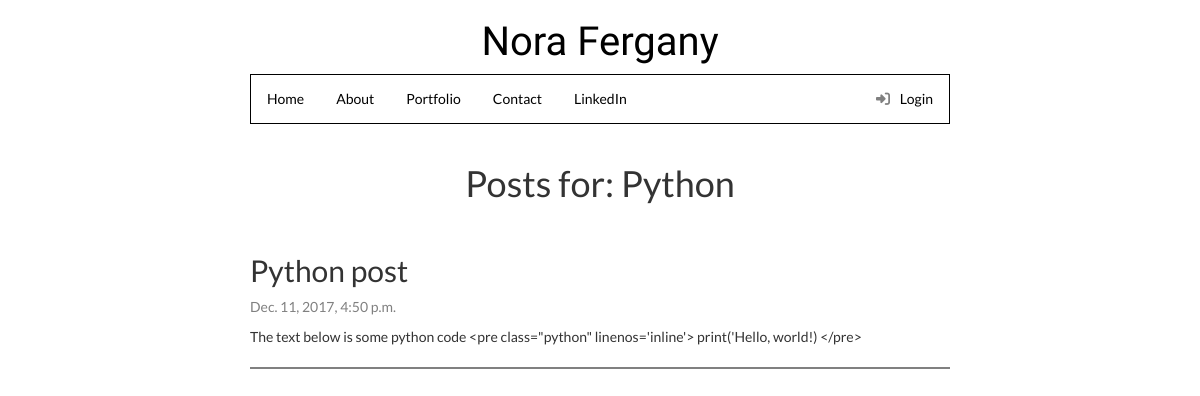
/category/4/, run on an earlier commit of the app's database.
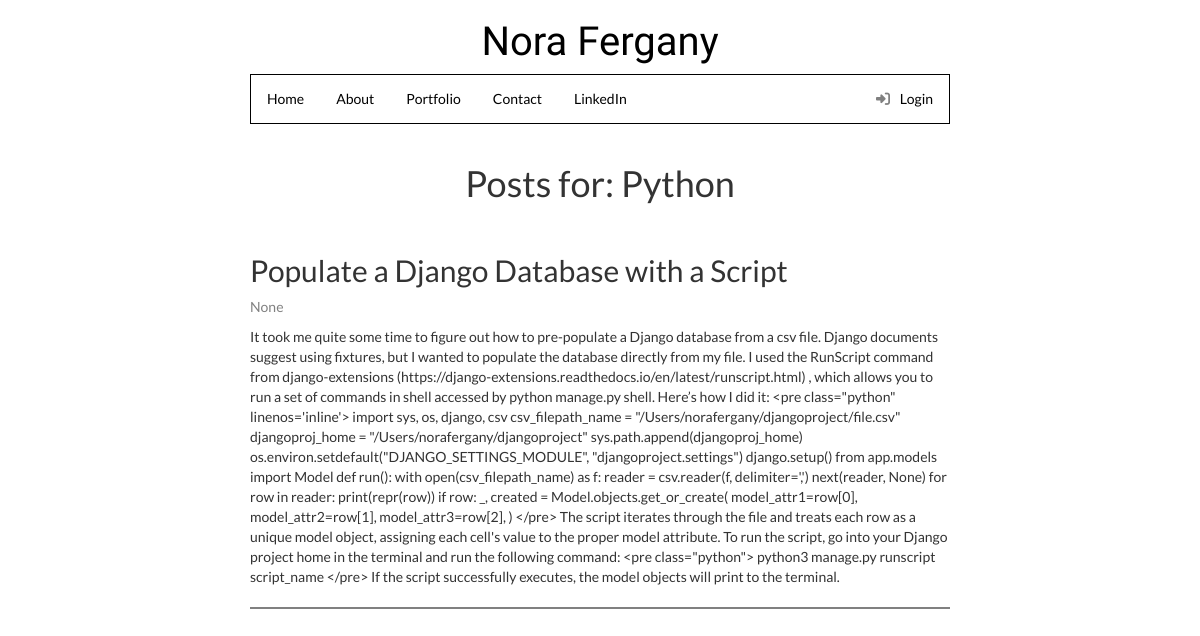
And on a later commit of the database.
### blog/models.py (models this page shows, shortened)
class Category(models.Model):
    title = models.CharField(max_length=200, verbose_name="Title")
    description = models.TextField()
    class Meta:
        verbose_name = "Category"
        verbose_name_plural = "Categories"
        ordering = ['title']

class Post(models.Model):
    author = models.ForeignKey('auth.User')
    title = models.CharField(max_length=200)
    text = models.TextField()
    created_date = models.DateTimeField(
        default=timezone.now)
    published_date = models.DateTimeField(blank=True, null=True)
    category = models.ForeignKey(Category, verbose_name="Category", default='Category', null=True, blank=True)

### blog/views.py (the view)
# urls.py: url(r'^category/(?P<pk>\d+)/$', views.category_detail, name='category_detail'),
def category_detail(request, pk):
    category = get_object_or_404(Category, pk=pk)
    return render(request, 'blog/category_detail.html', {
        'category': category})

### blog/templates/blog/category_detail.html
{% extends 'blog/base.html' %}
{% block content %}
<h1 style="padding-bottom:30px;">Posts for: {{category.title}}</h1>
{% if category.post_set.all %}
{% for i in category.post_set.all %}
<h2 style="text-align:left;">{{i.title}}</h2>
<p style="color:gray;">{{i.published_date}}</p>
<p style="text-align:left;padding-bottom:20px;border-bottom:solid gray;border-width:2px;">{{ i.text }}</p>
{% endfor %}
{% else %}
<p>Sorry, there are no posts in this category yet! Check back soon.</p>
{% endif %}
<br />
{% endblock %}

### blog/templates/blog/base.html (shortened to what this page needs)
{% load static %}
{% load pygmentify_tags %}
<html lang="en">
<head>
<link rel="stylesheet" href="{% pygmentify_css 'monokai' %}">
<link rel="stylesheet" href="https://maxcdn.bootstrapcdn.com/bootstrap/3.3.7/css/bootstrap.min.css">
    <link rel="stylesheet" href="{% static 'css/blog.css' %}">
</head>
<div >
<div>
    <a class="webtitle" href="{% url 'post_list' %}"><h1 class="webtitle" style="font-family: 'Codystar', cursive; font-size:40px;">Nora Fergany</h1></a>
</div>
    <ul class="mynav">
    <li class="active nav"><a href="{% url 'post_list' %}">Home</a></li>
    <li class="nav"><a href="{% url 'about_me' %}">About</a></li>
    <li class="nav"><a href="{% url 'portfolio_list' %}">Portfolio</a></li>
    <li class="nav"><a href="{% url 'contact_me' %}">Contact</a></li>       <li class="nav"><a href="https://www.linkedin.com/in/norafergany/">LinkedIn</a></li>
    <li class="nav" style="vertical-align:top;float:right;"><a href="/admin/"><i class="fa fa-sign-in" style="color:gray;" aria-hidden="true"></i> Login</a></li>
      </ul>
    </div>
<br/>
<body class="content">
{% block content %}{% endblock %}
</html>

### blog/static/css/blog.css (style rules this page uses)
.content { background-color: #ffffff; font-family: 'Lato', sans-serif; margin:10px 250px; }
.fa { padding-right: 0.5em; }
title, h1, h2 { text-align:center; }
h3, a { color:black; text-decoration: none; }
ul.mynav { list-style-type: none; margin: 0; padding: 0; overflow: hidden; border: 1px solid black; }
li.nav { float: left; }
li.nav a { display: block; color: black; text-align: center; padding: 14px 16px; text-decoration: none; }

What changed in the data, as far as the page shows it:
removed Post: title "Python post", published_date "Dec. 11, 2017, 4:50 p.m.", text "The text below is some python code <pre class=\"python\" linenos='inline'> print('Hello, world!) </pre>"
added Post: title "Populate a Django Database with a Script", published_date "None", text "It took me quite some time to figure out how to pre-populate a Django database from a csv file. Django documents suggest using fixtures, but I wanted to populate the database directly from my file. I used the RunScript command from django-extensions (https://django-extensions.readthedocs.io/en/latest/runscript.html) , which allows you to run a set of commands in shell accessed by python manage.py shell. Here’s how I did it: <pre class=\"python\" linenos='inline'> import sys, os, django, csv csv_filepath_name = \"/Users/norafergany/djangoproject/file.csv\" djangoproj_home = \"/Users/norafergany/djangoproject\" sys.path.append(djangoproj_home) os.environ.setdefault(\"DJANGO_SETTINGS_MODULE\",…"
